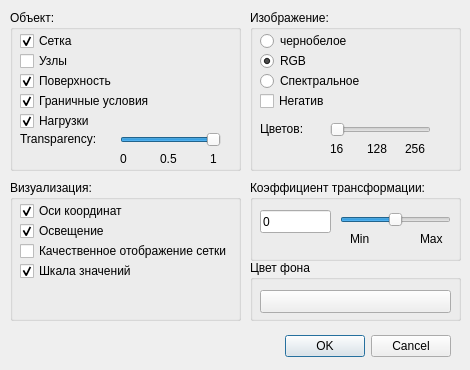
<?xml version="1.0" encoding="UTF-8"?>
<ui version="4.0">
 <class>SetupImageDialog</class>
 <widget class="QDialog" name="SetupImageDialog">
  <property name="geometry">
   <rect>
    <x>0</x>
    <y>0</y>
    <width>470</width>
    <height>370</height>
   </rect>
  </property>
  <property name="sizePolicy">
   <sizepolicy hsizetype="Preferred" vsizetype="Preferred">
    <horstretch>0</horstretch>
    <verstretch>0</verstretch>
   </sizepolicy>
  </property>
  <property name="minimumSize">
   <size>
    <width>470</width>
    <height>370</height>
   </size>
  </property>
  <property name="maximumSize">
   <size>
    <width>470</width>
    <height>370</height>
   </size>
  </property>
  <property name="windowTitle">
   <string>Параметр визуализации</string>
  </property>
  <widget class="QDialogButtonBox" name="buttonBox">
   <property name="geometry">
    <rect>
     <x>110</x>
     <y>330</y>
     <width>341</width>
     <height>32</height>
    </rect>
   </property>
   <property name="orientation">
    <enum>Qt::Horizontal</enum>
   </property>
   <property name="standardButtons">
    <set>QDialogButtonBox::Cancel|QDialogButtonBox::Ok</set>
   </property>
  </widget>
  <widget class="QGroupBox" name="gbImage">
   <property name="geometry">
    <rect>
     <x>10</x>
     <y>180</y>
     <width>231</width>
     <height>141</height>
    </rect>
   </property>
   <property name="title">
    <string>Визуализация:</string>
   </property>
   <widget class="QCheckBox" name="chbCoord">
    <property name="geometry">
     <rect>
      <x>10</x>
      <y>20</y>
      <width>211</width>
      <height>22</height>
     </rect>
    </property>
    <property name="text">
     <string>Оси координат</string>
    </property>
    <property name="checked">
     <bool>true</bool>
    </property>
   </widget>
   <widget class="QCheckBox" name="chbLight">
    <property name="geometry">
     <rect>
      <x>10</x>
      <y>40</y>
      <width>211</width>
      <height>22</height>
     </rect>
    </property>
    <property name="text">
     <string>Освещение</string>
    </property>
    <property name="checked">
     <bool>true</bool>
    </property>
   </widget>
   <widget class="QCheckBox" name="chbQuality">
    <property name="geometry">
     <rect>
      <x>10</x>
      <y>60</y>
      <width>211</width>
      <height>22</height>
     </rect>
    </property>
    <property name="text">
     <string>Качественное отображение сетки</string>
    </property>
    <property name="checked">
     <bool>false</bool>
    </property>
   </widget>
   <widget class="QCheckBox" name="chbValueScale">
    <property name="geometry">
     <rect>
      <x>10</x>
      <y>80</y>
      <width>211</width>
      <height>22</height>
     </rect>
    </property>
    <property name="text">
     <string>Шкала значений</string>
    </property>
    <property name="checked">
     <bool>true</bool>
    </property>
   </widget>
  </widget>
  <widget class="QGroupBox" name="gbObject">
   <property name="geometry">
    <rect>
     <x>10</x>
     <y>10</y>
     <width>231</width>
     <height>161</height>
    </rect>
   </property>
   <property name="title">
    <string>Объект:</string>
   </property>
   <widget class="QCheckBox" name="chbMesh">
    <property name="geometry">
     <rect>
      <x>10</x>
      <y>20</y>
      <width>211</width>
      <height>22</height>
     </rect>
    </property>
    <property name="text">
     <string>Сетка</string>
    </property>
    <property name="checked">
     <bool>true</bool>
    </property>
   </widget>
   <widget class="QCheckBox" name="chbVertex">
    <property name="geometry">
     <rect>
      <x>10</x>
      <y>40</y>
      <width>211</width>
      <height>22</height>
     </rect>
    </property>
    <property name="text">
     <string>Узлы</string>
    </property>
   </widget>
   <widget class="QCheckBox" name="chbFace">
    <property name="geometry">
     <rect>
      <x>10</x>
      <y>60</y>
      <width>211</width>
      <height>22</height>
     </rect>
    </property>
    <property name="text">
     <string>Поверхность</string>
    </property>
    <property name="checked">
     <bool>true</bool>
    </property>
   </widget>
   <widget class="QCheckBox" name="chbLimit">
    <property name="geometry">
     <rect>
      <x>10</x>
      <y>80</y>
      <width>211</width>
      <height>22</height>
     </rect>
    </property>
    <property name="text">
     <string>Граничные условия</string>
    </property>
    <property name="checked">
     <bool>true</bool>
    </property>
   </widget>
   <widget class="QCheckBox" name="chbForce">
    <property name="geometry">
     <rect>
      <x>10</x>
      <y>100</y>
      <width>211</width>
      <height>22</height>
     </rect>
    </property>
    <property name="text">
     <string>Нагрузки</string>
    </property>
    <property name="checked">
     <bool>true</bool>
    </property>
   </widget>
   <widget class="QLabel" name="label_7">
    <property name="geometry">
     <rect>
      <x>10</x>
      <y>120</y>
      <width>101</width>
      <height>17</height>
     </rect>
    </property>
    <property name="text">
     <string>Transparency:</string>
    </property>
   </widget>
   <widget class="QSlider" name="hsAlpha">
    <property name="geometry">
     <rect>
      <x>110</x>
      <y>120</y>
      <width>101</width>
      <height>20</height>
     </rect>
    </property>
    <property name="minimum">
     <number>0</number>
    </property>
    <property name="maximum">
     <number>10</number>
    </property>
    <property name="singleStep">
     <number>1</number>
    </property>
    <property name="pageStep">
     <number>1</number>
    </property>
    <property name="value">
     <number>10</number>
    </property>
    <property name="sliderPosition">
     <number>10</number>
    </property>
    <property name="orientation">
     <enum>Qt::Horizontal</enum>
    </property>
   </widget>
   <widget class="QLabel" name="label_8">
    <property name="geometry">
     <rect>
      <x>110</x>
      <y>140</y>
      <width>21</width>
      <height>17</height>
     </rect>
    </property>
    <property name="text">
     <string>0</string>
    </property>
   </widget>
   <widget class="QLabel" name="label_9">
    <property name="geometry">
     <rect>
      <x>150</x>
      <y>140</y>
      <width>21</width>
      <height>17</height>
     </rect>
    </property>
    <property name="text">
     <string>0.5</string>
    </property>
   </widget>
   <widget class="QLabel" name="label_10">
    <property name="geometry">
     <rect>
      <x>200</x>
      <y>140</y>
      <width>21</width>
      <height>17</height>
     </rect>
    </property>
    <property name="text">
     <string>1</string>
    </property>
   </widget>
  </widget>
  <widget class="QGroupBox" name="gbFunc">
   <property name="geometry">
    <rect>
     <x>250</x>
     <y>10</y>
     <width>211</width>
     <height>161</height>
    </rect>
   </property>
   <property name="title">
    <string>Изображение:</string>
   </property>
   <widget class="QRadioButton" name="rbBW">
    <property name="geometry">
     <rect>
      <x>10</x>
      <y>20</y>
      <width>141</width>
      <height>22</height>
     </rect>
    </property>
    <property name="text">
     <string>чернобелое</string>
    </property>
   </widget>
   <widget class="QRadioButton" name="rbColor">
    <property name="geometry">
     <rect>
      <x>10</x>
      <y>40</y>
      <width>141</width>
      <height>22</height>
     </rect>
    </property>
    <property name="text">
     <string>RGB</string>
    </property>
    <property name="checked">
     <bool>true</bool>
    </property>
   </widget>
   <widget class="QRadioButton" name="rbSpectral">
    <property name="geometry">
     <rect>
      <x>10</x>
      <y>60</y>
      <width>141</width>
      <height>22</height>
     </rect>
    </property>
    <property name="text">
     <string>Спектральное</string>
    </property>
   </widget>
   <widget class="QSlider" name="hsNumColor">
    <property name="geometry">
     <rect>
      <x>80</x>
      <y>110</y>
      <width>101</width>
      <height>20</height>
     </rect>
    </property>
    <property name="minimum">
     <number>1</number>
    </property>
    <property name="maximum">
     <number>3</number>
    </property>
    <property name="pageStep">
     <number>1</number>
    </property>
    <property name="sliderPosition">
     <number>1</number>
    </property>
    <property name="orientation">
     <enum>Qt::Horizontal</enum>
    </property>
   </widget>
   <widget class="QLabel" name="label">
    <property name="geometry">
     <rect>
      <x>10</x>
      <y>110</y>
      <width>59</width>
      <height>17</height>
     </rect>
    </property>
    <property name="text">
     <string>Цветов:</string>
    </property>
   </widget>
   <widget class="QLabel" name="label_2">
    <property name="geometry">
     <rect>
      <x>80</x>
      <y>130</y>
      <width>21</width>
      <height>17</height>
     </rect>
    </property>
    <property name="text">
     <string>16</string>
    </property>
   </widget>
   <widget class="QLabel" name="label_3">
    <property name="geometry">
     <rect>
      <x>117</x>
      <y>130</y>
      <width>31</width>
      <height>17</height>
     </rect>
    </property>
    <property name="text">
     <string>128</string>
    </property>
   </widget>
   <widget class="QLabel" name="label_4">
    <property name="geometry">
     <rect>
      <x>155</x>
      <y>130</y>
      <width>31</width>
      <height>17</height>
     </rect>
    </property>
    <property name="text">
     <string>256</string>
    </property>
   </widget>
   <widget class="QCheckBox" name="chbNegative">
    <property name="geometry">
     <rect>
      <x>10</x>
      <y>80</y>
      <width>141</width>
      <height>22</height>
     </rect>
    </property>
    <property name="text">
     <string>Негатив</string>
    </property>
   </widget>
  </widget>
  <widget class="QGroupBox" name="gbKoff">
   <property name="geometry">
    <rect>
     <x>250</x>
     <y>180</y>
     <width>211</width>
     <height>81</height>
    </rect>
   </property>
   <property name="title">
    <string>Коэффициент трансформации:</string>
   </property>
   <widget class="QSlider" name="hsKoff">
    <property name="geometry">
     <rect>
      <x>90</x>
      <y>30</y>
      <width>111</width>
      <height>20</height>
     </rect>
    </property>
    <property name="minimum">
     <number>0</number>
    </property>
    <property name="maximum">
     <number>12</number>
    </property>
    <property name="singleStep">
     <number>1</number>
    </property>
    <property name="pageStep">
     <number>1</number>
    </property>
    <property name="value">
     <number>6</number>
    </property>
    <property name="sliderPosition">
     <number>6</number>
    </property>
    <property name="orientation">
     <enum>Qt::Horizontal</enum>
    </property>
   </widget>
   <widget class="QLineEdit" name="leKoff">
    <property name="geometry">
     <rect>
      <x>10</x>
      <y>30</y>
      <width>71</width>
      <height>23</height>
     </rect>
    </property>
    <property name="text">
     <string>0</string>
    </property>
   </widget>
   <widget class="QLabel" name="label_5">
    <property name="geometry">
     <rect>
      <x>100</x>
      <y>50</y>
      <width>21</width>
      <height>17</height>
     </rect>
    </property>
    <property name="text">
     <string>Min</string>
    </property>
   </widget>
   <widget class="QLabel" name="label_6">
    <property name="geometry">
     <rect>
      <x>170</x>
      <y>50</y>
      <width>31</width>
      <height>17</height>
     </rect>
    </property>
    <property name="text">
     <string>Max</string>
    </property>
   </widget>
  </widget>
  <widget class="QGroupBox" name="groupBox">
   <property name="geometry">
    <rect>
     <x>250</x>
     <y>260</y>
     <width>211</width>
     <height>61</height>
    </rect>
   </property>
   <property name="title">
    <string>Цвет фона</string>
   </property>
   <widget class="QPushButton" name="pbColor">
    <property name="geometry">
     <rect>
      <x>10</x>
      <y>30</y>
      <width>191</width>
      <height>23</height>
     </rect>
    </property>
    <property name="text">
     <string/>
    </property>
    <property name="flat">
     <bool>false</bool>
    </property>
   </widget>
  </widget>
 </widget>
 <resources/>
 <connections>
  <connection>
   <sender>buttonBox</sender>
   <signal>accepted()</signal>
   <receiver>SetupImageDialog</receiver>
   <slot>accept()</slot>
   <hints>
    <hint type="sourcelabel">
     <x>248</x>
     <y>300</y>
    </hint>
    <hint type="destinationlabel">
     <x>157</x>
     <y>274</y>
    </hint>
   </hints>
  </connection>
  <connection>
   <sender>buttonBox</sender>
   <signal>rejected()</signal>
   <receiver>SetupImageDialog</receiver>
   <slot>reject()</slot>
   <hints>
    <hint type="sourcelabel">
     <x>316</x>
     <y>300</y>
    </hint>
    <hint type="destinationlabel">
     <x>286</x>
     <y>274</y>
    </hint>
   </hints>
  </connection>
 </connections>
</ui>
